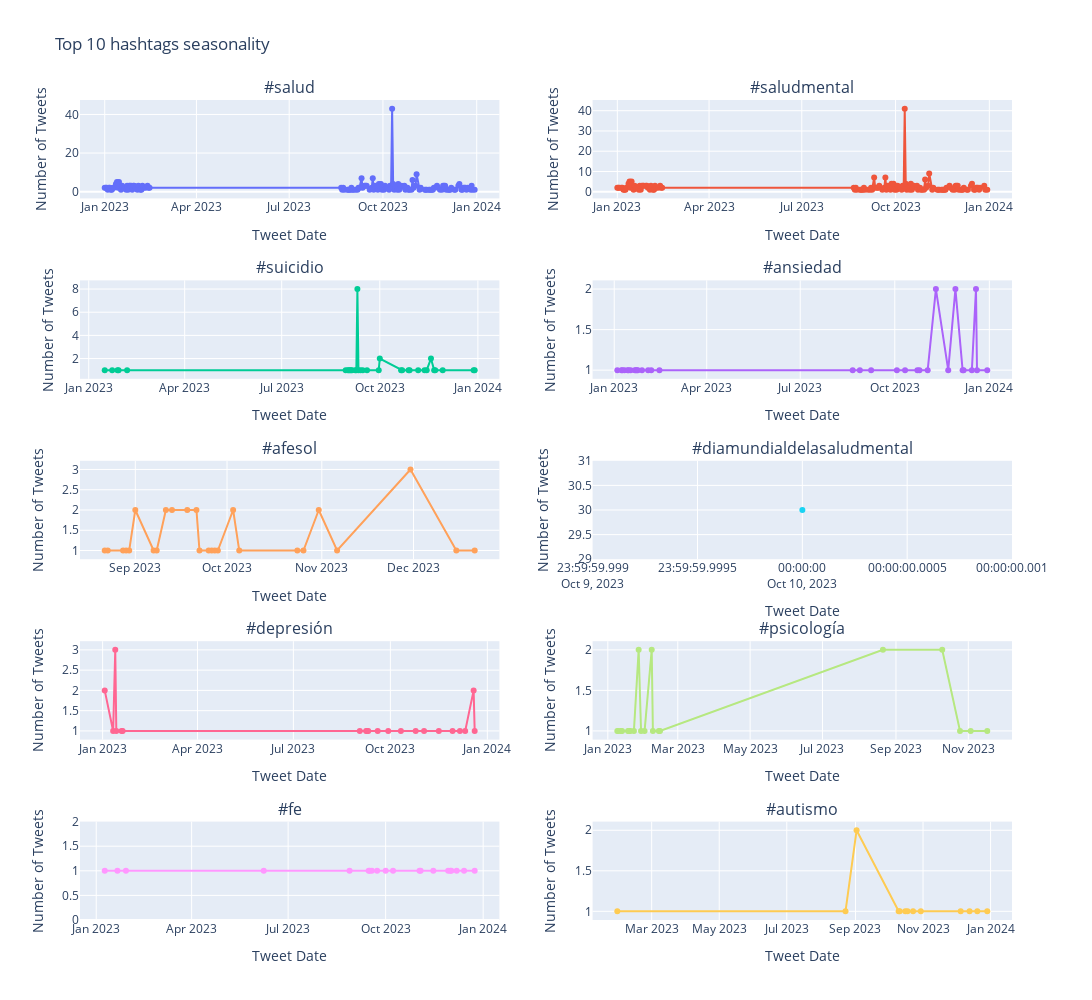

The notebook cell this image was saved under:
### Code cell
import plotly.graph_objects as go
from plotly.subplots import make_subplots
import pandas as pd
import numpy as np

# Datetime treatment
df_spanish['Tweet_Date'] = pd.to_datetime(df_spanish['Tweet_Date'])
df_spanish['Tweet_Date_Only'] = np.array(df_spanish['Tweet_Date'].dt.date, dtype='datetime64')

# Initialize the subplot figure
fig = make_subplots(rows=5, cols=2, subplot_titles=top_hashtags_list)
for i, hashtag in enumerate(top_hashtags_list):
    row = i // 2 + 1
    col = i % 2 + 1
    hashtag_df = df_spanish[df_spanish['Combined_Hashtags'].str.contains(hashtag, na=False)]
    hashtag_date_counts = hashtag_df.groupby('Tweet_Date_Only').size().reset_index(name='counts')
    fig.add_trace(
        go.Scatter(x=hashtag_date_counts['Tweet_Date_Only'], y=hashtag_date_counts['counts'], mode='lines+markers', name=hashtag),
        row=row, col=col
    )

# Update layout
fig.update_layout(title='Top 10 hashtags seasonality',height=1000, width=1200, showlegend=False)
fig.update_xaxes(title_text="Tweet Date")
fig.update_yaxes(title_text="Number of Tweets")

fig.show()

### Figure 1 — Plotly figure (JSON) as saved in the notebook; plotly's stock layout.template omitted (floating-point values rounded to 4 significant figures; data arrays with more than 128 entries replaced by an {"elided": "..."} marker saying what was removed)
{"data": [{"mode": "lines+markers", "name": "#salud", "type": "scatter", "x": {"elided": "133 str values"}, "xaxis": "x", "y": {"elided": "133 int values"}, "yaxis": "y"}, {"mode": "lines+markers", "name": "#saludmental", "type": "scatter", "x": {"elided": "129 str values"}, "xaxis": "x2", "y": {"elided": "129 int values"}, "yaxis": "y2"}, {"mode": "lines+markers", "name": "#suicidio", "type": "scatter", "x": ["2023-01-16T00:00:00", "2023-01-23T00:00:00", "2023-01-28T00:00:00", "2023-01-29T00:00:00", "2023-02-06T00:00:00", "2023-08-30T00:00:00", "2023-09-01T00:00:00", "2023-09-02T00:00:00", "2023-09-03T00:00:00", "2023-09-04T00:00:00", "2023-09-05T00:00:00", "2023-09-08T00:00:00", "2023-09-09T00:00:00", "2023-09-10T00:00:00", "2023-09-11T00:00:00", "2023-09-13T00:00:00", "2023-09-15T00:00:00", "2023-09-19T00:00:00", "2023-09-30T00:00:00", "2023-10-01T00:00:00", "2023-10-21T00:00:00", "2023-10-22T00:00:00", "2023-10-28T00:00:00", "2023-10-29T00:00:00", "2023-11-06T00:00:00", "2023-11-12T00:00:00", "2023-11-14T00:00:00", "2023-11-18T00:00:00", "2023-11-21T00:00:00", "2023-11-22T00:00:00", "2023-11-29T00:00:00", "2023-12-28T00:00:00", "2023-12-29T00:00:00"], "xaxis": "x3", "y": [1, 1, 1, 1, 1, 1, 1, 1, 1, 1, 1, 1, 1, 8, 1, 1, 1, 1, 1, 2, 1, 1, 1, 1, 1, 1, 1, 2, 1, 1, 1, 1, 1], "yaxis": "y3"}, {"mode": "lines+markers", "name": "#ansiedad", "type": "scatter", "x": ["2023-01-04T00:00:00", "2023-01-08T00:00:00", "2023-01-09T00:00:00", "2023-01-11T00:00:00", "2023-01-14T00:00:00", "2023-01-15T00:00:00", "2023-01-17T00:00:00", "2023-01-21T00:00:00", "2023-01-22T00:00:00", "2023-01-23T00:00:00", "2023-01-24T00:00:00", "2023-01-28T00:00:00", "2023-02-03T00:00:00", "2023-02-06T00:00:00", "2023-02-14T00:00:00", "2023-08-21T00:00:00", "2023-08-28T00:00:00", "2023-09-08T00:00:00", "2023-10-03T00:00:00", "2023-10-11T00:00:00", "2023-10-23T00:00:00", "2023-10-25T00:00:00", "2023-11-02T00:00:00", "2023-11-10T00:00:00", "2023-11-22T00:00:00", "2023-11-29T00:00:00", "2023-12-06T00:00:00", "2023-12-07T00:00:00", "2023-12-15T00:00:00", "2023-12-19T00:00:00", "2023-12-20T00:00:00", "2023-12-30T00:00:00"], "xaxis": "x4", "y": [1, 1, 1, 1, 1, 1, 1, 1, 1, 1, 1, 1, 1, 1, 1, 1, 1, 1, 1, 1, 1, 1, 1, 2, 1, 2, 1, 1, 1, 2, 1, 1], "yaxis": "y4"}, {"mode": "lines+markers", "name": "#afesol", "type": "scatter", "x": ["2023-08-22T00:00:00", "2023-08-23T00:00:00", "2023-08-28T00:00:00", "2023-08-29T00:00:00", "2023-08-30T00:00:00", "2023-09-01T00:00:00", "2023-09-07T00:00:00", "2023-09-08T00:00:00", "2023-09-11T00:00:00", "2023-09-13T00:00:00", "2023-09-18T00:00:00", "2023-09-21T00:00:00", "2023-09-22T00:00:00", "2023-09-25T00:00:00", "2023-09-26T00:00:00", "2023-09-27T00:00:00", "2023-09-28T00:00:00", "2023-10-03T00:00:00", "2023-10-05T00:00:00", "2023-10-24T00:00:00", "2023-10-26T00:00:00", "2023-10-31T00:00:00", "2023-11-06T00:00:00", "2023-11-30T00:00:00", "2023-12-15T00:00:00", "2023-12-21T00:00:00"], "xaxis": "x5", "y": [1, 1, 1, 1, 1, 2, 1, 1, 2, 2, 2, 2, 1, 1, 1, 1, 1, 2, 1, 1, 1, 2, 1, 3, 1, 1], "yaxis": "y5"}, {"mode": "lines+markers", "name": "#diamundialdelasaludmental", "type": "scatter", "x": ["2023-10-10T00:00:00"], "xaxis": "x6", "y": [30], "yaxis": "y6"}, {"mode": "lines+markers", "name": "#depresión", "type": "scatter", "x": ["2023-01-03T00:00:00", "2023-01-11T00:00:00", "2023-01-13T00:00:00", "2023-01-14T00:00:00", "2023-01-19T00:00:00", "2023-01-20T00:00:00", "2023-09-02T00:00:00", "2023-09-08T00:00:00", "2023-09-09T00:00:00", "2023-09-10T00:00:00", "2023-09-19T00:00:00", "2023-09-29T00:00:00", "2023-10-11T00:00:00", "2023-10-25T00:00:00", "2023-11-02T00:00:00", "2023-11-16T00:00:00", "2023-11-29T00:00:00", "2023-12-06T00:00:00", "2023-12-11T00:00:00", "2023-12-19T00:00:00", "2023-12-20T00:00:00"], "xaxis": "x7", "y": [2, 1, 3, 1, 1, 1, 1, 1, 1, 1, 1, 1, 1, 1, 1, 1, 1, 1, 1, 2, 1], "yaxis": "y7"}, {"mode": "lines+markers", "name": "#psicología", "type": "scatter", "x": ["2023-01-09T00:00:00", "2023-01-10T00:00:00", "2023-01-12T00:00:00", "2023-01-13T00:00:00", "2023-01-18T00:00:00", "2023-01-19T00:00:00", "2023-01-20T00:00:00", "2023-01-23T00:00:00", "2023-01-27T00:00:00", "2023-01-29T00:00:00", "2023-02-01T00:00:00", "2023-02-07T00:00:00", "2023-02-08T00:00:00", "2023-02-13T00:00:00", "2023-02-14T00:00:00", "2023-08-21T00:00:00", "2023-10-10T00:00:00", "2023-10-25T00:00:00", "2023-11-03T00:00:00", "2023-11-17T00:00:00"], "xaxis": "x8", "y": [1, 1, 1, 1, 1, 1, 1, 1, 2, 1, 1, 2, 1, 1, 1, 2, 2, 1, 1, 1], "yaxis": "y8"}, {"mode": "lines+markers", "name": "#fe", "type": "scatter", "x": ["2023-01-09T00:00:00", "2023-01-21T00:00:00", "2023-01-29T00:00:00", "2023-06-08T00:00:00", "2023-08-28T00:00:00", "2023-09-15T00:00:00", "2023-09-16T00:00:00", "2023-09-18T00:00:00", "2023-09-23T00:00:00", "2023-10-01T00:00:00", "2023-10-08T00:00:00", "2023-11-02T00:00:00", "2023-11-03T00:00:00", "2023-11-15T00:00:00", "2023-11-29T00:00:00", "2023-12-01T00:00:00", "2023-12-02T00:00:00", "2023-12-07T00:00:00", "2023-12-14T00:00:00", "2023-12-24T00:00:00"], "xaxis": "x9", "y": [1, 1, 1, 1, 1, 1, 1, 1, 1, 1, 1, 1, 1, 1, 1, 1, 1, 1, 1, 1], "yaxis": "y9"}, {"mode": "lines+markers", "name": "#autismo", "type": "scatter", "x": ["2023-01-29T00:00:00", "2023-08-23T00:00:00", "2023-09-02T00:00:00", "2023-10-10T00:00:00", "2023-10-11T00:00:00", "2023-10-16T00:00:00", "2023-10-18T00:00:00", "2023-10-23T00:00:00", "2023-10-30T00:00:00", "2023-12-05T00:00:00", "2023-12-13T00:00:00", "2023-12-20T00:00:00", "2023-12-29T00:00:00"], "xaxis": "x10", "y": [1, 1, 2, 1, 1, 1, 1, 1, 1, 1, 1, 1, 1], "yaxis": "y10"}], "layout": {"annotations": [{"font": {"size": 16}, "showarrow": false, "text": "#salud", "x": 0.225, "xanchor": "center", "xref": "paper", "y": 1, "yanchor": "bottom", "yref": "paper"}, {"font": {"size": 16}, "showarrow": false, "text": "#saludmental", "x": 0.775, "xanchor": "center", "xref": "paper", "y": 1, "yanchor": "bottom", "yref": "paper"}, {"font": {"size": 16}, "showarrow": false, "text": "#suicidio", "x": 0.225, "xanchor": "center", "xref": "paper", "y": 0.78, "yanchor": "bottom", "yref": "paper"}, {"font": {"size": 16}, "showarrow": false, "text": "#ansiedad", "x": 0.775, "xanchor": "center", "xref": "paper", "y": 0.78, "yanchor": "bottom", "yref": "paper"}, {"font": {"size": 16}, "showarrow": false, "text": "#afesol", "x": 0.225, "xanchor": "center", "xref": "paper", "y": 0.56, "yanchor": "bottom", "yref": "paper"}, {"font": {"size": 16}, "showarrow": false, "text": "#diamundialdelasaludmental", "x": 0.775, "xanchor": "center", "xref": "paper", "y": 0.56, "yanchor": "bottom", "yref": "paper"}, {"font": {"size": 16}, "showarrow": false, "text": "#depresión", "x": 0.225, "xanchor": "center", "xref": "paper", "y": 0.34, "yanchor": "bottom", "yref": "paper"}, {"font": {"size": 16}, "showarrow": false, "text": "#psicología", "x": 0.775, "xanchor": "center", "xref": "paper", "y": 0.34, "yanchor": "bottom", "yref": "paper"}, {"font": {"size": 16}, "showarrow": false, "text": "#fe", "x": 0.225, "xanchor": "center", "xref": "paper", "y": 0.12, "yanchor": "bottom", "yref": "paper"}, {"font": {"size": 16}, "showarrow": false, "text": "#autismo", "x": 0.775, "xanchor": "center", "xref": "paper", "y": 0.12, "yanchor": "bottom", "yref": "paper"}], "height": 1000, "showlegend": false, "title": {"text": "Top 10 hashtags seasonality"}, "width": 1200, "xaxis": {"anchor": "y", "domain": [0, 0.45], "title": {"text": "Tweet Date"}}, "xaxis10": {"anchor": "y10", "domain": [0.55, 1], "title": {"text": "Tweet Date"}}, "xaxis2": {"anchor": "y2", "domain": [0.55, 1], "title": {"text": "Tweet Date"}}, "xaxis3": {"anchor": "y3", "domain": [0, 0.45], "title": {"text": "Tweet Date"}}, "xaxis4": {"anchor": "y4", "domain": [0.55, 1], "title": {"text": "Tweet Date"}}, "xaxis5": {"anchor": "y5", "domain": [0, 0.45], "title": {"text": "Tweet Date"}}, "xaxis6": {"anchor": "y6", "domain": [0.55, 1], "title": {"text": "Tweet Date"}}, "xaxis7": {"anchor": "y7", "domain": [0, 0.45], "title": {"text": "Tweet Date"}}, "xaxis8": {"anchor": "y8", "domain": [0.55, 1], "title": {"text": "Tweet Date"}}, "xaxis9": {"anchor": "y9", "domain": [0, 0.45], "title": {"text": "Tweet Date"}}, "yaxis": {"anchor": "x", "domain": [0.88, 1], "title": {"text": "Number of Tweets"}}, "yaxis10": {"anchor": "x10", "domain": [0, 0.12], "title": {"text": "Number of Tweets"}}, "yaxis2": {"anchor": "x2", "domain": [0.88, 1], "title": {"text": "Number of Tweets"}}, "yaxis3": {"anchor": "x3", "domain": [0.66, 0.78], "title": {"text": "Number of Tweets"}}, "yaxis4": {"anchor": "x4", "domain": [0.66, 0.78], "title": {"text": "Number of Tweets"}}, "yaxis5": {"anchor": "x5", "domain": [0.44, 0.56], "title": {"text": "Number of Tweets"}}, "yaxis6": {"anchor": "x6", "domain": [0.44, 0.56], "title": {"text": "Number of Tweets"}}, "yaxis7": {"anchor": "x7", "domain": [0.22, 0.34], "title": {"text": "Number of Tweets"}}, "yaxis8": {"anchor": "x8", "domain": [0.22, 0.34], "title": {"text": "Number of Tweets"}}, "yaxis9": {"anchor": "x9", "domain": [0, 0.12], "title": {"text": "Number of Tweets"}}}}
